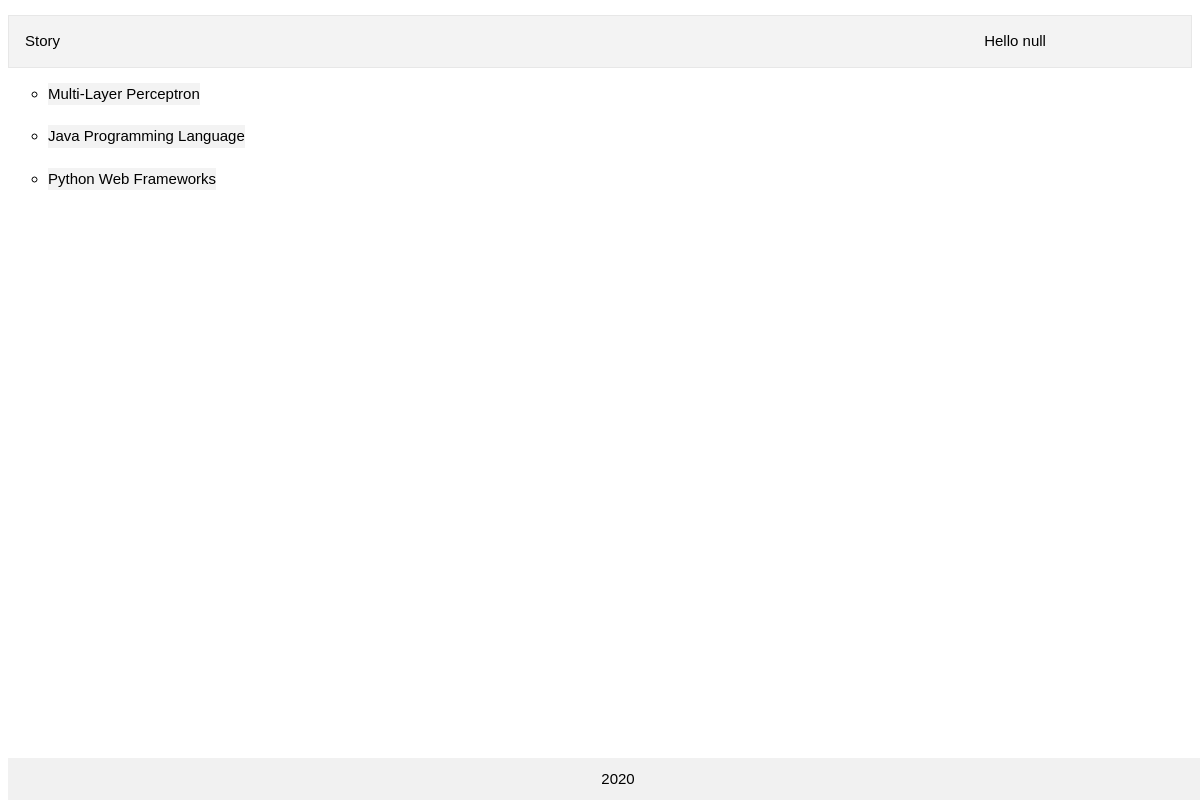
The page /story on the database its author committed.
### main/models.py (models this page shows, shortened)
class Quiz(models.Model):
    title = models.CharField(max_length=50)
    description = models.TextField(max_length=500)
    creation_date = models.DateField(auto_created=True)
    time_frame = models.DurationField()
    class Meta:
        verbose_name_plural = "quizzes"

### main/views.py (the view)
# urls.py: path('story', views.story),
def story(request):
    context = {'stories': Quiz.objects.all()}
    return render(request, 'main/story.html', context)

### main/templates/main/story.html (shortened to what this page needs)
{% extends 'main/base.html' %}
{% load static %}
{% block link-css %}
    <link rel="stylesheet" type="text/css" href="{% static 'css/index.css' %}">
{% endblock %}
{% block nav-bar %}
    <ul>
        <li>Story</li>
        <li id='candidate-text'></li>
    </ul>
{% endblock %}
{% block content %}
    <div id="main">
        <ul>
            {% for story in stories %}
                <li onclick="dispatch_story(this)" id="{{ story.id }}" data-description="{{ story.description }}">
                    {{story.title | truncatewords:"100"}}
                </li>
            {% endfor %}
        </ul>
    </div>
{% endblock %}

### main/static/css/index.css (style rules this page uses)
html, body { font-family: Verdana,sans-serif; font-size: 15px; line-height: 1.5; }
nav ul { list-style-type: none; border: 1px solid #e7e7e7; background-color: #f3f3f3; padding: 14px 16px; }
nav>ul>li { display: inline; }
#main ul>li { list-style: circle; background-color: #f3f3f3; width: max-content; margin-bottom: 20px; }
#candidate-text { margin-left: 80%; }

### rows shown on the page
Quiz: title "Multi-Layer Perceptron"
Quiz: title "Java Programming Language"
Quiz: title "Python Web Frameworks"
